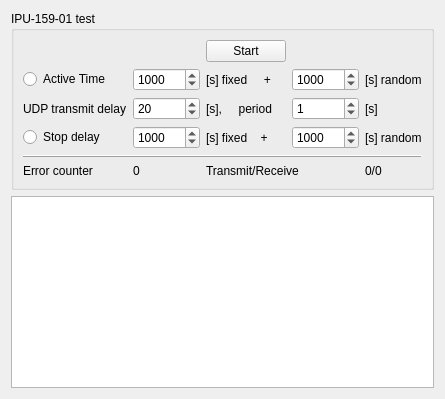
      <widget class="QWidget" name="tab_4">
       <attribute name="title">
        <string>Power Supply Timer</string>
       </attribute>
       <layout class="QVBoxLayout" name="verticalLayout">
        <item>
         <widget class="QGroupBox" name="groupBox_4">
          <property name="minimumSize">
           <size>
            <width>0</width>
            <height>0</height>
           </size>
          </property>
          <property name="maximumSize">
           <size>
            <width>470</width>
            <height>181</height>
           </size>
          </property>
          <property name="title">
           <string>IPU-159-01 test</string>
          </property>
          <layout class="QGridLayout" name="gridLayout">
           <item row="0" column="2">
            <widget class="QPushButton" name="testpushButton">
             <property name="text">
              <string>Start</string>
             </property>
            </widget>
           </item>
           <item row="1" column="0">
            <widget class="QRadioButton" name="radioButton">
             <property name="text">
              <string>Active Time</string>
             </property>
            </widget>
           </item>
           <item row="1" column="1">
            <widget class="QSpinBox" name="spinBox_1">
             <property name="minimumSize">
              <size>
               <width>67</width>
               <height>23</height>
              </size>
             </property>
             <property name="maximumSize">
              <size>
               <width>67</width>
               <height>23</height>
              </size>
             </property>
             <property name="maximum">
              <number>10000</number>
             </property>
             <property name="value">
              <number>1000</number>
             </property>
            </widget>
           </item>
           <item row="1" column="2">
            <widget class="QLabel" name="label_43">
             <property name="text">
              <string>[s] fixed     +</string>
             </property>
            </widget>
           </item>
           <item row="1" column="3">
            <widget class="QSpinBox" name="spinBox_2">
             <property name="minimumSize">
              <size>
               <width>67</width>
               <height>23</height>
              </size>
             </property>
             <property name="maximumSize">
              <size>
               <width>67</width>
               <height>23</height>
              </size>
             </property>
             <property name="maximum">
              <number>10000</number>
             </property>
             <property name="value">
              <number>1000</number>
             </property>
            </widget>
           </item>
           <item row="1" column="4" colspan="2">
            <widget class="QLabel" name="label_45">
             <property name="text">
              <string>[s] random</string>
             </property>
            </widget>
           </item>
           <item row="2" column="0">
            <widget class="QLabel" name="label_46">
             <property name="text">
              <string>UDP transmit delay</string>
             </property>
            </widget>
           </item>
           <item row="2" column="1">
            <widget class="QSpinBox" name="spinBox_3">
             <property name="minimumSize">
              <size>
               <width>67</width>
               <height>23</height>
              </size>
             </property>
             <property name="maximumSize">
              <size>
               <width>67</width>
               <height>23</height>
              </size>
             </property>
             <property name="maximum">
              <number>10000</number>
             </property>
             <property name="value">
              <number>20</number>
             </property>
            </widget>
           </item>
           <item row="2" column="2">
            <widget class="QLabel" name="label_47">
             <property name="text">
              <string>[s],     period</string>
             </property>
            </widget>
           </item>
           <item row="2" column="3">
            <widget class="QSpinBox" name="spinBox_4">
             <property name="minimumSize">
              <size>
               <width>67</width>
               <height>23</height>
              </size>
             </property>
             <property name="maximumSize">
              <size>
               <width>67</width>
               <height>23</height>
              </size>
             </property>
             <property name="maximum">
              <number>10000</number>
             </property>
             <property name="value">
              <number>1</number>
             </property>
            </widget>
           </item>
           <item row="2" column="4">
            <widget class="QLabel" name="label_48">
             <property name="text">
              <string>[s]</string>
             </property>
            </widget>
           </item>
           <item row="2" column="5">
            <widget class="QLedIndicator" name="testLed" native="true">
             <property name="maximumSize">
              <size>
               <width>20</width>
               <height>20</height>
              </size>
             </property>
            </widget>
           </item>
           <item row="3" column="0">
            <widget class="QRadioButton" name="radioButton_2">
             <property name="text">
              <string>Stop delay</string>
             </property>
            </widget>
           </item>
           <item row="3" column="1">
            <widget class="QSpinBox" name="spinBox_5">
             <property name="minimumSize">
              <size>
               <width>67</width>
               <height>23</height>
              </size>
             </property>
             <property name="maximumSize">
              <size>
               <width>67</width>
               <height>23</height>
              </size>
             </property>
             <property name="maximum">
              <number>10000</number>
             </property>
             <property name="value">
              <number>1000</number>
             </property>
            </widget>
           </item>
           <item row="3" column="2">
            <widget class="QLabel" name="label_50">
             <property name="text">
              <string>[s] fixed    +</string>
             </property>
            </widget>
           </item>
           <item row="3" column="3">
            <widget class="QSpinBox" name="spinBox_6">
             <property name="minimumSize">
              <size>
               <width>67</width>
               <height>23</height>
              </size>
             </property>
             <property name="maximumSize">
              <size>
               <width>67</width>
               <height>23</height>
              </size>
             </property>
             <property name="maximum">
              <number>10000</number>
             </property>
             <property name="value">
              <number>1000</number>
             </property>
            </widget>
           </item>
           <item row="3" column="4" colspan="2">
            <widget class="QLabel" name="label_51">
             <property name="text">
              <string>[s] random</string>
             </property>
            </widget>
           </item>
           <item row="4" column="0" colspan="6">
            <widget class="Line" name="line_4">
             <property name="frameShadow">
              <enum>QFrame::Shadow::Raised</enum>
             </property>
             <property name="orientation">
              <enum>Qt::Orientation::Horizontal</enum>
             </property>
            </widget>
           </item>
           <item row="5" column="0">
            <widget class="QLabel" name="label_52">
             <property name="text">
              <string>Error counter</string>
             </property>
            </widget>
           </item>
           <item row="5" column="1">
            <widget class="QLabel" name="label_53">
             <property name="text">
              <string>0</string>
             </property>
            </widget>
           </item>
           <item row="5" column="2" colspan="2">
            <widget class="QLabel" name="label_55">
             <property name="text">
              <string>Transmit/Receive</string>
             </property>
            </widget>
           </item>
           <item row="5" column="4">
            <widget class="QLabel" name="counterLabel">
             <property name="text">
              <string>0/0</string>
             </property>
            </widget>
           </item>
          </layout>
         </widget>
        </item>
        <item>
         <widget class="QPlainTextEdit" name="plainTextEdit">
          <property name="minimumSize">
           <size>
            <width>411</width>
            <height>192</height>
           </size>
          </property>
         </widget>
        </item>
       </layout>
      </widget>
